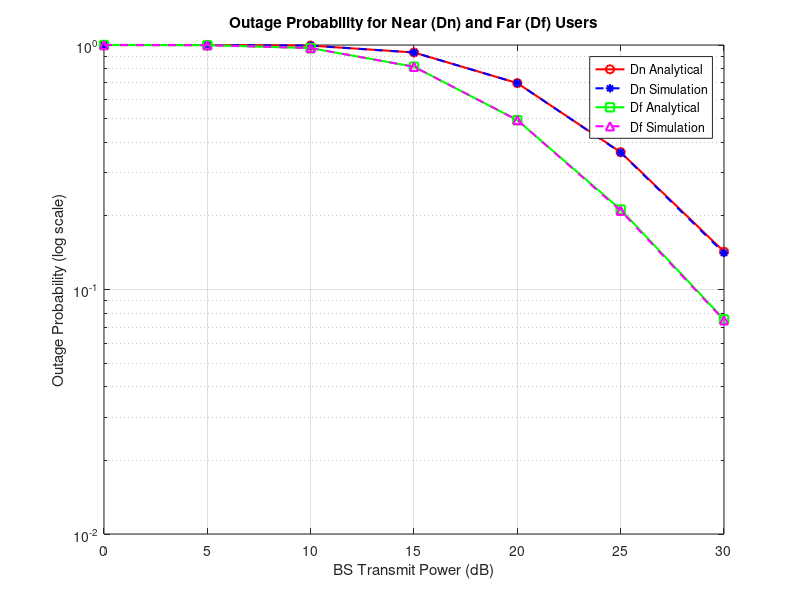

MATLAB code to generate this figure:
clear; 
clc;
close all;

%% 1. Simulation Parameters

numTrials = 1e5;            % Number of Monte-Carlo runs
Ps_dB = 0:5:30;             % Range of BS transmit power in dB
Ps_lin = 10.^(Ps_dB/10);

% Noise power (normalized)
N0 = 1;

% Uplink user powers
Puf = 5;    % uplink far user
Pun = 10;   % uplink near user

% NOMA power allocation
a_f = 0.8;  % fraction allocated to far user
a_n = 0.2;  % fraction allocated to near user

% Thresholds for decoding
gamma_th_f = 2;  % threshold for decoding x_f
gamma_th_n = 2;  % threshold for decoding x_n

% Channel gain means (Rayleigh)
beta_sDn = 1;  % E[|h_{sDn}|^2]
beta_fn  = 1;  
beta_nn  = 1;  
beta_sDf = 1;  % E[|h_{sDf}|^2]
beta_ff  = 1;  
beta_nf  = 1;  

%% 2. Pre-allocate arrays
OP_near_ana = zeros(size(Ps_lin));   % Analytical OP (near user)
OP_near_sim = zeros(size(Ps_lin));   % Simulated OP (near user)
OP_far_ana  = zeros(size(Ps_lin));   % Analytical OP (far user)
OP_far_sim  = zeros(size(Ps_lin));   % Simulated OP (far user)

%% 3. Loop over BS Transmit Power
for idx = 1:length(Ps_lin)
    
    Ps  = Ps_lin(idx);        % BS Tx power (linear)
    gamma_s = Ps / N0;        % normalized downlink SNR
    gamma_uf = Puf / N0;      % normalized uplink far user power
    gamma_un = Pun / N0;      % normalized uplink near user power
    
    %%  Part A: Analytical OP for Near User 
    denom_f = a_f - gamma_th_f*a_n;
    if denom_f <= 0
        OP_near_ana(idx) = 1; % can't decode x_f => always outage
    else
        Theta_f = gamma_th_f / (denom_f * gamma_s);
        Theta_n = gamma_th_n / (a_n * gamma_s);
        Theta   = max(Theta_f, Theta_n);
        
        % Closed-form expression for success, then OP = 1 - success
        expoTerm = exp(-Theta / beta_sDn);
        denom1   = beta_sDn + Theta*gamma_uf*beta_fn;
        denom2   = beta_sDn + Theta*gamma_un*beta_nn;
        
        P_success_dn = expoTerm * (beta_sDn^2 / (denom1 * denom2));
        OP_near_ana(idx) = 1 - P_success_dn;
    end
    
    %% Part B: Analytical OP for Far User 
    denom_f2 = a_f - gamma_th_f*a_n;
    if denom_f2 <= 0
        OP_far_ana(idx) = 1;
    else
        Theta_f2 = gamma_th_f / (denom_f2 * gamma_s);
        
        expoTerm2 = exp(-Theta_f2 / beta_sDf);
        denom3    = beta_sDf + Theta_f2*gamma_uf*beta_ff;
        denom4    = beta_sDf + Theta_f2*gamma_un*beta_nf;
        
        P_success_df = expoTerm2 * (beta_sDf^2 / (denom3 * denom4));
        OP_far_ana(idx) = 1 - P_success_df;
    end
    
    %% Part C: Monte-Carlo Simulations 
    
    % (i) Generate channels for near user
    h_sDn = sqrt(beta_sDn/2)*(randn(numTrials,1)+1i*randn(numTrials,1));
    h_fn  = sqrt(beta_fn/2) *(randn(numTrials,1)+1i*randn(numTrials,1));
    h_nn  = sqrt(beta_nn/2) *(randn(numTrials,1)+1i*randn(numTrials,1));
    
    % (ii) Generate channels for far user
    h_sDf = sqrt(beta_sDf/2)*(randn(numTrials,1)+1i*randn(numTrials,1));
    h_ff  = sqrt(beta_ff/2) *(randn(numTrials,1)+1i*randn(numTrials,1));
    h_nf  = sqrt(beta_nf/2) *(randn(numTrials,1)+1i*randn(numTrials,1));
    
    % (iii) Magnitudes
    X_n = abs(h_sDn).^2;  
    Y_n = abs(h_fn).^2;   
    Z_n = abs(h_nn).^2;   
    
    X_f = abs(h_sDf).^2;  
    Y_f = abs(h_ff).^2;   
    Z_f = abs(h_nf).^2;   
    
    % (iv) Near user SINRs
    Gamma_xf_dn = (a_f*Ps .* X_n) ./ (a_n*Ps.*X_n + Puf.*Y_n + Pun.*Z_n + N0);
    Gamma_xn_dn = (a_n*Ps .* X_n) ./ (          Puf.*Y_n + Pun.*Z_n + N0);
    
    % Outage event for near user
    outage_dn = (Gamma_xf_dn < gamma_th_f) | (Gamma_xn_dn < gamma_th_n);
    OP_near_sim(idx) = mean(outage_dn);
    
    % (v) Far user SINR
    Gamma_xf_df = (a_f*Ps .* X_f) ./ (a_n*Ps.*X_f + Puf.*Y_f + Pun.*Z_f + N0);
    
    % Outage event for far user
    outage_df = (Gamma_xf_df < gamma_th_f);
    OP_far_sim(idx) = mean(outage_df);
end

%% 4. Plotting Results with distinct colors

figure; 
% Near user
semilogy(Ps_dB, OP_near_ana, 'r-o','LineWidth',1.5); hold on;  % Red
semilogy(Ps_dB, OP_near_sim, 'b--*','LineWidth',1.5);          % Blue

% Far user
semilogy(Ps_dB, OP_far_ana,  'g-s','LineWidth',1.5);           % Green
semilogy(Ps_dB, OP_far_sim,  'm--^','LineWidth',1.5);          % Magenta

grid on;
xlabel('BS Transmit Power (dB)');
ylabel('Outage Probability (log scale)');
title('Outage Probability for Near (Dn) and Far (Df) Users');
legend('Dn Analytical','Dn Simulation','Df Analytical','Df Simulation','Location','best');
